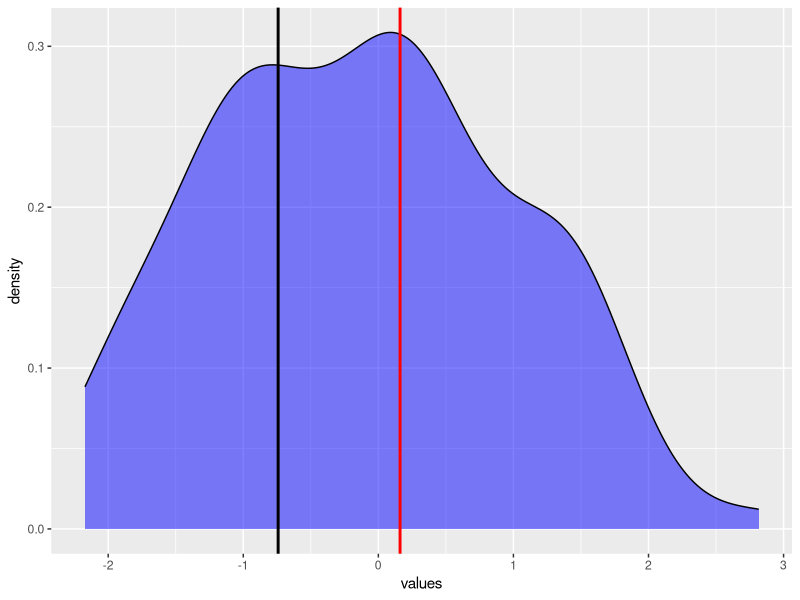

Source code (R):
#########################################################
# Skewness and Kurtosis of Vegetation Indices (Landsat) #
#                                                       #
# Eduardo Q Marques 24-11-2020                          #
#########################################################

library(ggplot2)
library(e1071)

#Load Data
data = as.data.frame(c(1:100))
data$values = rnorm(100)
colnames(data) = c("x", "values")

#Skewness and Kurtosis calculation
sks = skewness(data$values)
curt = kurtosis(data$values)

sks
curt

#Plot results
ggplot(data, aes(values))+
  geom_density(fill = "blue", alpha = 0.5)+
  geom_vline(xintercept = sks, color = "red", size = 1)+
  geom_vline(xintercept = curt, color = "black", size = 1)
